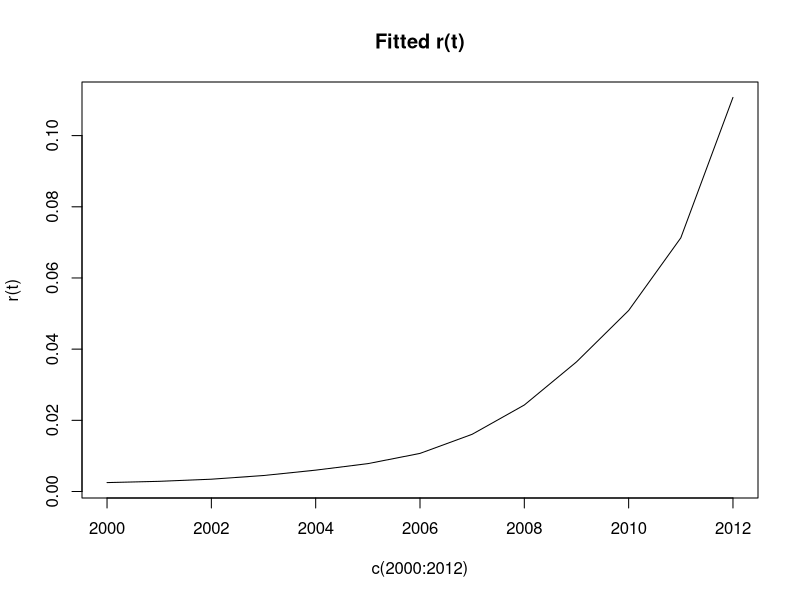
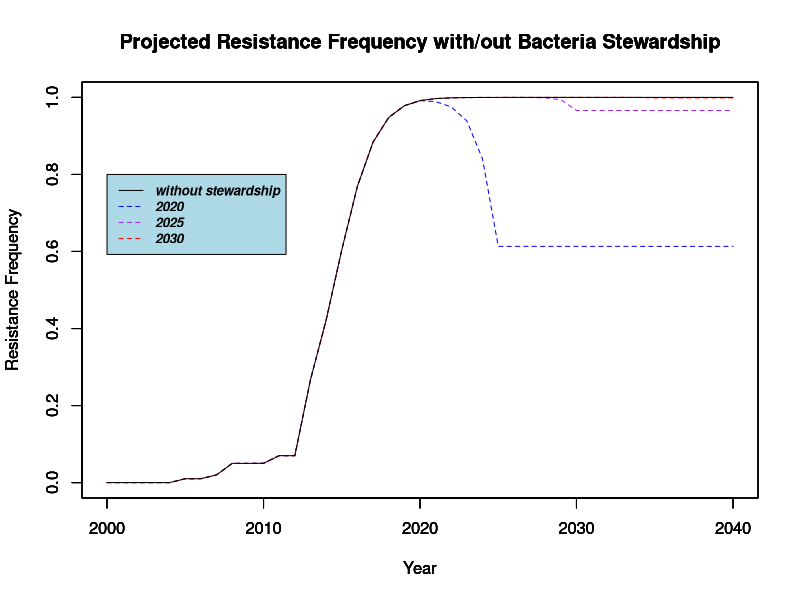
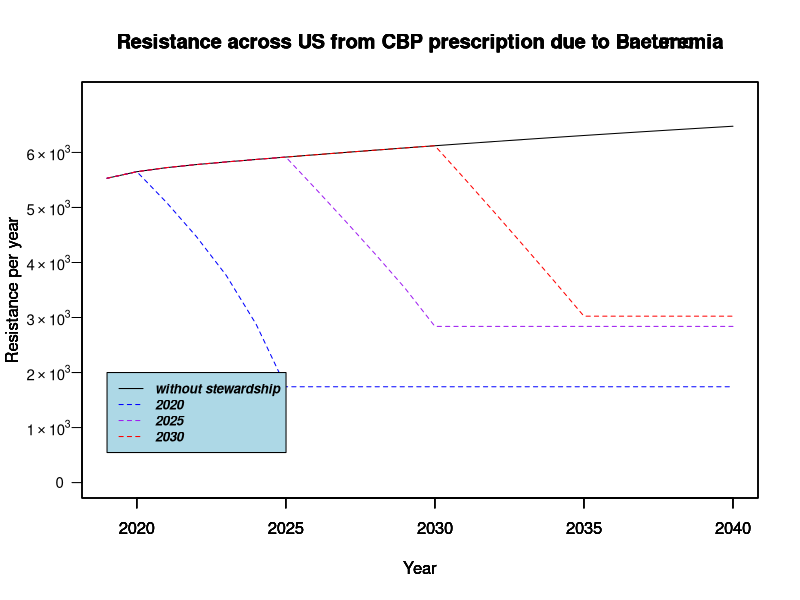
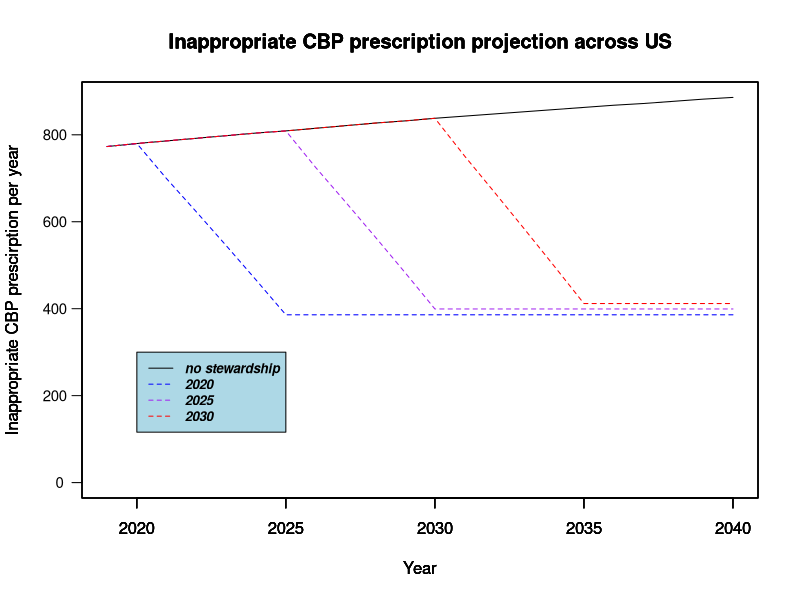

R code for these plots, in order: (Note: this script raises an error after producing the figures.)
## ---- chunk 1
library(stats4)
setwd( "/Users/yiziyingchen/Desktop/Townsend/Bac Resist-freq")
library("readxl")
BAC =  read_excel("Bac1.xlsx", sheet = 3)
BAC$iso = BAC$Isolates_KP
BAC$resis = BAC$Resistance_KP
BAC$freq = BAC$resis/BAC$iso

t = seq(0,12,1)

d1 = c()
d2 = c()
c3 = c()
d4 = c()
d5 = c()
d.mean = c()
theta.m <- c()
set.seed(111)
for (i in 1:1000){
  d1 <- rnorm(18, 0.989, 0.006)
  d2 <- rnorm(18, 0.964, 0.008)
  d3 <- rnorm(18, 0.974, 0.013)
  d4 <- rnorm(18, 0.985, 0.005)
  d5 <- rnorm(18, 0.982, 0.007)
  d.mean <- (d1+d2+d3+d4+d5)/5
  theta.m <- c(theta.m, d.mean)
}
kp.theta <- mean(theta.m)

kp.k <- BAC$resis
kp.n <- BAC$iso
at <- sum(BAC$consump)/13
kp.at <- rep(at, 13)
## ---- chunk 2
#use optim
ll <- function(param){
  r0 = param[1]
  rho = param[2]
  R <- dbinom(kp.k, kp.n, exp((rho*BAC$consump+kp.theta -1)*t)/(1/r0-1+exp((rho*BAC$consump + kp.theta-1)*t)))
  -sum(log(R))
}
kp.rho = optim(par = c(0.01,0), ll)$par[2]

kp.r0 = optim(par = c(0.01,0), ll)$par[1]
kp.rt <- exp((kp.rho*BAC$consump+kp.theta -1)*t)/(1/kp.r0-1+exp((kp.rho*BAC$consump + kp.theta-1)*t))
cbind(kp.rho, kp.r0)
plot(kp.rt,  ylab = "r(t)", main = "Fitted r(t)",x = c(2000:2012),type = "l")
data.frame(kp.rt, BAC$freq)
## ---- chunk 3
consump <- lm(consump ~ t, data = BAC)
#2013 to 2019 projection
t1 <- seq(13,20,1)
consump.trend1 <- sapply(t1, function(i) (summary(consump)$coefficients[1] + i*summary(consump)$coefficients[2]))
m.trend1 <- kp.rho*consump.trend1 + kp.theta -1
rt.trend1 <- exp(m.trend1*t1) / (1/kp.r0 -1 + exp(m.trend1*t1))

#2020 to 2024 projection
t2 <- seq(21,25,1)
consump.trend2 <- sapply(t2, function(i) (summary(consump)$coefficients[1] + i*summary(consump)$coefficients[2]))
m.trend2 <- kp.rho*consump.trend2 + kp.theta-1
  ##without stewarship
  rt.trend2 <- exp(m.trend2*t2) / (1/kp.r0 -1 + exp(m.trend2*t2))
  ##with stewarship
  t2.1 <- c()
  c.trend2.1 <- c()
  rt.trend2.1 <- c()
  rt.t2.1<- c()
  for (i in 1:5){
    t2.1[i] <- (1-(0.52/5)*i)*consump.trend2[1]
    c.trend2.1 <- c(c.trend2.1, t2.1[i])
}
    m.trend2.1 <- kp.rho*c.trend2.1 + kp.theta -1
    rt.trend2.1 <- exp(m.trend2.1*t2) / (1/kp.r0 -1 + exp(m.trend2.1*t2))

t2.1<- seq(1,15,1)
consump.trend2.1.1 <-summary(consump)$coefficients[2]*t2.1 + c.trend2.1[5]
m.trend2.1.1 <- kp.rho*consump.trend2.1.1 + kp.theta -1
rt.trend2.1.1 <- exp(m.trend2.1.1 * c(26:40)) / (1/kp.r0-1 + exp(m.trend2.1.1*c(26:40)))


#2025 to 2030 projection
t3 <- seq(26,30,1)
consump.trend3 <- sapply(t3, function(i) (summary(consump)$coefficients[1] + i*summary(consump)$coefficients[2]))

  ##without stewarship
  m.trend3 <- kp.rho*consump.trend3 + kp.theta -1
  rt.trend3 <- exp(m.trend3*(t3)) / (1/kp.r0 -1 + exp(m.trend3*t3))
  ##with stewarship
  t3.1 <- c()
  c.trend3.1 <- c()
  rt.trend3.1 <- c()
  rt.t3.1 <- c()
  for (i in 1:5){
    t3.1[i] <- (1-(0.52/5)*i)*consump.trend3[1]
    c.trend3.1 <- c(c.trend3.1, t3.1[i])
}
  m.trend3.1 <- kp.rho*c.trend3.1 + kp.theta -1 
  rt.trend3.1 <- exp(m.trend3.1*t3) / (1/kp.r0 -1 + exp(m.trend3.1*t3))
  
t3.1<- seq(1,10,1)
consump.trend3.1.1 <-summary(consump)$coefficients[2]*t3.1 + c.trend3.1[5]
m.trend3.1.1 <- kp.rho*consump.trend3.1.1 + kp.theta -1
rt.trend3.1.1 <- exp(m.trend3.1.1 * c(31:40)) / (1/kp.r0-1 + exp(m.trend3.1.1*c(31:40)))

#2035 to 2040 projection
t4 <- seq(31,35,1)
consump.trend4 <- sapply(t4, function(i) (summary(consump)$coefficients[1] + i*summary(consump)$coefficients[2]))
  ##without stwership
  m.trend4 <- kp.rho*consump.trend4 + kp.theta -1
  rt.trend4 <- exp(m.trend4*t4) / (1/kp.r0 -1 + exp(m.trend4*t4))
  ##with stwership 
  t4.1 <- c()
  c.trend4.1 <- c()
for (i in 1:5){
  t4.1[i] <- (1-(0.52/5)*i)*consump.trend4[1]
  c.trend4.1 <- c(c.trend4.1, t4.1[i])
}
  m.trend4.1 <- kp.rho*c.trend4.1 + kp.theta -1
  rt.trend4.1 <- exp(m.trend4.1*t4) / (1/kp.r0 -1 + exp(m.trend4.1*t4))

t4.1<- seq(1,5,1)
consump.trend4.1.1 <-summary(consump)$coefficients[2]*t4.1 + c.trend4.1[5]
m.trend4.1.1 <- kp.rho*consump.trend4.1.1 + kp.theta -1
rt.trend4.1.1 <- exp(m.trend4.1.1 * c(36:40)) / (1/kp.r0-1 + exp(m.trend4.1.1*c(36:40)))  
  
#general without stewardship
t.g<- seq(13,40,1)
consump.trend.g<-sapply(t.g, function(i) (summary(consump)$coefficients[1] + i*summary(consump)$coefficients[2]))
m.trend.g <- kp.rho*consump.trend.g + kp.theta -1
rt.trend.g <- exp(m.trend.g*t.g) / (1/kp.r0 -1 + exp(m.trend.g*t.g))

## ---- chunk 4
#plot overlay resisatnce frequency with/out intervension
plot(2000:2040, ylim = c(min(BAC$freq), max(rt.trend.g)),y = c(BAC$freq, rt.trend1, rt.trend2.1, rep(rt.trend2.1[5],15)), type = "l", xlab = "Year", ylab = "Resistance Frequency",main = "Projected Resistance Frequency with/out Bacteria Stewardship", col = "blue", lty = 2)
par(new = T)
plot(2000:2040, ylim = c(min(BAC$freq), max(rt.trend.g)),y = c(BAC$freq, rt.trend1, rt.trend2, rt.trend3.1, rep(rt.trend3.1[5],10)), type = "l", xlab = "Year", ylab = "Resistance Frequency",main = "Projected Resistance Frequency with/out Bacteria Stewardship", col = "purple", lty = 2)
par(new = T)
plot(2000:2040, ylim = c(min(BAC$freq), max(rt.trend.g)),y = c(BAC$freq, rt.trend1, rt.trend2, rt.trend3, rt.trend4.1, rep(rt.trend4.1[5],5)), type = "l", xlab = "Year", ylab = "Resistance Frequency",main = "Projected Resistance Frequency with/out Bacteria Stewardship", col = "red", lty = 2)
par(new = T)
plot(2000:2040, ylim = c(min(BAC$freq), max(rt.trend.g)),y = c(BAC$freq,rt.trend.g), type = "l", xlab = "Year", ylab = "Resistance Frequency",main = "Projected Resistance Frequency with/out Bacteria Stewardship")
#text(c(2000:2040), c(ab.rt,rt.trend.g), round(c(ab.rt,rt.trend.g),2),cex=0.75, col = "dark orange")

legend(2000, 0.8, legend = c("without stewardship", "2020", "2025", "2030"), col = c("black", "blue", "purple", "red"), lty = c(1,2,2,2),cex=0.8, text.font=4, bg='lightblue')
## ---- chunk 5
#Resistance frequency compare
library(scales)
rt.compare <- function(x1, x2) percent(((max(x1) - min(x2)) / min(x2)))
#2020 intervention
inter1 <- rt.compare(rt.trend2, rt.trend2.1)
#2025 intervention
inter2 <- rt.compare(rt.trend3, rt.trend3.1)
#2030 intervention
inter3<- rt.compare(rt.trend4, rt.trend4.1)
intervention <- c(2020,2025,2030)
#5-year RF change percentage with intervention
RF_diff <- c(inter1, inter2, inter3)
data.frame(intervention,RF_diff)
#5-year end point RF
END_RF = c(max(rt.trend2.1), max(rt.trend3.1), max(rt.trend4.1))
data.frame(intervention, END_RF)
## ---- chunk 6
pop = read_excel("population.xlsx", sheet = 1)
bac.kp = BAC$`Bac-KP`[13]
cbp.bac = mean(BAC$`CBP-Bac`)
#ratio of pneu contributed by PA should not be decreasing; take the last time point
in.cbp = 0.136736215
bac = 2.157*10^-3
#pneu.pa =c()
#p1 = c()
#for(i in 15:40){
  #p1 = summary(m1)$coefficient[1] + summary(m1)$coefficient[2]*i
  #pneu.pa = c(pneu.pa,p1)
#}

#pneu.pa

case = c()
cn = c()
for(i in 19:40){
  cn = bac.kp*cbp.bac*pop$Population[(i-14)]*bac
  case = c(case,cn)
}

c25 = rt.trend.g[9]*case[9]
c25.1 = rt.trend2.1[5]*case[9]
int.2020 = c25 - c25.1
c30 = rt.trend.g[14]*case[14]
c30.1 = rt.trend3.1[5]*case[14]
int.2025 = c30 - c30.1
c35 = rt.trend.g[19]*case[19]
c35.1 = rt.trend4.1[5]*case[19]
int.2030 = c35 - c35.1
CASE.diff = c(ceiling(int.2020), ceiling(int.2025), ceiling(int.2030))
YEAR = c(2020,2025,2030)

#5-year end point resistance cases number across US
END.CASE <- ceiling(c(c25.1, c30.1, c35.1))
NO.STEWARD = c(c25, c30, c35)
#5-year isolate case number change under intervention in US
data.frame(YEAR,  NO.STEWARD, END.CASE, CASE.diff)
## ---- chunk 7
reduc = c()
for(i in 1:5)(reduc[i] = 1-(0.52/5)*i)
c.g1 <- case[1:2]*rt.trend.g[7:8]
c.g2 <- case[1:7]*rt.trend.g[7:13]
c.g3 <- case[1:12]*rt.trend.g[7:18]
c.2020 <- reduc*case[3:7]*rt.trend2.1
c.2020.1<- rep(c.2020[5],15)
c.2025 <- reduc*case[8:12]*rt.trend3.1
c.2025.1<- rep(c.2025[5],10)
c.2030 <- reduc*case[13:17]*rt.trend4.1
c.2030.1<- rep(c.2030[5],5)


plot((case*rt.trend.g[7:28]), x = c(2019:2040), ylim = range(0,7000), type = "l",main = "Resistance across US from CBP prescription due to Pneumonia", yaxt = "n",ylab = "Resistance per year",  xlab = "Year")
par(new = T)
plot(c(c.g1, c.2020, c.2020.1), x = c(2019:2040), ylim = range(0,7000),type = "l", main = "Resistance across US from CBP prescription due to Bacteremia", ylab = "Resistance per year", yaxt = "n", xlab = "Year", col = "blue", lty = 2)
par(new = T)
plot(c(c.g2, c.2025, c.2025.1), x = c(2019:2040), ylim = range(0,7000),type = "l", main = "Resistance across US from CBP prescription due to Bacteremia", ylab = "Resistance per year", yaxt = "n", xlab = "Year", col = "purple", lty = 2)
par(new = T)
plot(c(c.g3, c.2030, c.2030.1), x = c(2019:2040), ylim = range(0,7000),type = "l", main = "Resistance across US from CBP prescription due to Bacteremia", ylab = "Resistance per year", yaxt = "n", xlab = "Year", col = "red", lty = 2)
axis(side=2, at=c(0, 1000, 2000, 3000,4000,5000,6000), hadj=0.8, cex.axis=0.9, las=2, labels =expression(0, 1%*%10^3, 2%*%10^3, 3%*%10^3, 4%*%10^3, 5%*%10^3, 6%*%10^3))
legend(2019, 2000, legend = c("without stewardship", "2020", "2025", "2030"), col = c("black", "blue", "purple", "red"), lty = c(1,2,2,2),cex=0.8, text.font=4, bg='lightblue')
## ---- chunk 8
Intervention.YEAR = c(2020,2025,2030)
case.diff.2020 = sum(rt.trend.g[c(9:13)]*case[c(2:6)] - c.2020) + sum(rt.trend.g[c(14:28)]*case[c(8:22)]-c.2020.1)
case.diff.2025 = sum(rt.trend.g[c(14:18)]*case[c(7:11)] - c.2025) + sum(rt.trend.g[c(19:28)]*case[c(13:22)]-c.2025.1)
case.diff.2030 = sum(rt.trend.g[c(19:23)]*case[c(12:16)] - c.2030) + sum(rt.trend.g[c(24:28)]*case[c(18:22)]-c.2030.1)
CASE_SAVE = c(case.diff.2020, case.diff.2025, case.diff.2030)
data.frame(Intervention.YEAR,CASE_SAVE)
## ---- chunk 9
cbp.in.prescrip = ceiling(bac*bac.kp*pop$Population[c(-1,-2)]*in.cbp*cbp.bac)

#inappropriate CBP prescription
red2020 = reduc*cbp.in.prescrip[4:8]
red2020.1 = rep(red2020[5],15)
red2025 = reduc*cbp.in.prescrip[9:13]
red2025.1 = rep(red2025[5],10)
red2030 = reduc*cbp.in.prescrip[14:18]
red2030.1 = rep(red2030[5],5)


plot(y = cbp.in.prescrip[3:24], x = c(2019:2040), ylim = range(0,red2020,cbp.in.prescrip),type = "l", main = "Inappropriate CBP prescription projection across US", yaxt = "n", ylab = "Inappropriate CBP prescirption per year", xlab = "Year")
par(new = T)
plot(y = c(cbp.in.prescrip[3:4], red2020, red2020.1), x = c(2019:2040), ylim = range(0,red2020,cbp.in.prescrip),type = "l", col = "blue", main = "Inappropriate CBP prescription projection across US", yaxt = "n", ylab = "Inappropriate CBP prescirption per year", xlab = "Year", lty = 2)
par(new = T)
plot(y = c(cbp.in.prescrip[3:9], red2025, red2025.1), x = c(2019:2040), ylim = range(0,red2020,cbp.in.prescrip),type = "l", col = "purple", main = "Inappropriate CBP prescription projection across US", yaxt = "n", ylab = "Inappropriate CBP prescirption per year", xlab = "Year", lty = 2)
par(new = T)
plot(y = c(cbp.in.prescrip[3:14], red2030, red2030.1), x = c(2019:2040), ylim = range(0,red2020,cbp.in.prescrip),type = "l", col = "red", main = "Inappropriate CBP prescription projection across US", yaxt = "n", ylab = "Inappropriate CBP prescirption per year", xlab = "Year", lty = 2)
axis(side=2, at=c(0, 200, 400, 600,800), hadj=0.8, cex.axis=0.9, las=2)
legend(2020, 300, legend = c("no stewardship", "2020", "2025", "2030"), col = c("black", "blue", "purple", "red"), lty = c(1,2,2,2),cex=0.8, text.font=4, bg='lightblue')
## ---- chunk 10
set.seed(1111)
L<-function(r0, rho) {
  t = 0:12
  R <- dbinom(ab.k, ab.n, exp((rho*BAC$consump+ab.theta -1)*t)/(1/r0-1+exp((rho*BAC$consump + ab.theta-1)*t)))
  sum(R)
}


#Vectorize(crossing(seq(0.1, 0.2, 0.001) , seq(0, 0.01, 0.0001)))
#which.max(mapply(r0 = val[,1], rho=val[,2], L))

val <- as.matrix(tidyr::crossing(r0 = seq(0.1, 0.2, 0.001), rho = seq(0, 0.01, 0.0001)))

ab.r0
ab.rho
w <- c()
lik <- c()

for(i in 1:nrow(val)){
  lik[i] <- mapply(r0=val[i,1], rho=val[i,2], L)
}

weight <- c()
for(i in 1:nrow(val)){
  weight[i] <- lik[i]/sum(lik)
}

#which(mm == max(mm), arr.ind = TRUE)
pst <- matrix(NA, nrow = 1000, ncol = 3)
param <- cbind(val, weight)
i = 1
while (i <= 1000) {
  k <- sample(1:nrow(param),1)
  rand <- runif(1, 0,0.1)
  if(rand < param[k, 3]){
    pst[i,] <- param[k, ]
    i = i+1
  }
}

post <- pst[order(pst[,3]),]

#r0 and rho CI
r0.l <- post[250,1]
r0.u <- post[750,1]
rho.l<- post[250,2]
rho.u<- post[750,2]
post[250,]

m.tr.l <- rho.l*c(consump.trend.g) + ab.theta -1
m.tr.u <- rho.u*c(consump.trend.g) + ab.theta -1

rt.u <- exp((rho.l*c(consump.trend.g) + ab.theta -1)*c(13:40)) / (1/r0.l -1 + exp((rho.l*c(consump.trend.g) + ab.theta -1)*c(13:40)))
rt.l <- exp((rho.u*c(consump.trend.g) + ab.theta -1)*c(13:40)) / (1/r0.u -1 + exp((rho.u*c(consump.trend.g) + ab.theta -1)*c(13:40)))
#0:12 CI
rt.l1 <- BAC$freq - sqrt(BAC$freq*(1-BAC$freq)/BAC$iso)
rt.u1 <- BAC$freq + sqrt(BAC$freq*(1-BAC$freq)/BAC$iso)


plot(2000:2012, ylim = c(min(BAC$freq), max(rt.trend.g)), xlim = range(2000:2040),y = BAC$freq, xlab = "Year", ylab = "Resistance Frequency",main = "Projected Resistance Frequency with/out Bacteria Stewardship", pch = 19, type = 'o', cex = 0.3)
lines(2012:2040, c(rt.l1[13],rt.l), lty = 'dashed', col = 'red')
lines(2012:2040, c(rt.u1[13],rt.u), lty = 'dashed', col = 'red')
polygon(c(2012:2040,rev(2012:2040)), c(c(rt.l1[13],rt.l), rev(c(rt.u1[13],rt.u))), col = 'grey80', border = NA)
par(new = T)
plot(2000:2040, ylim = c(min(BAC$freq), max(rt.trend.g)),y = c(BAC$freq,rt.trend.g), type = "l", xlab = "Year", ylab = "Resistance Frequency",main = "Projected Resistance Frequency with/out Bacteria Stewardship")
arrows(2000:2012, rt.l1, 2000:2012, rt.u1, length = 0.03, angle = 90, code = 3, col = "darkorange", pch = 5, cex = 3)
